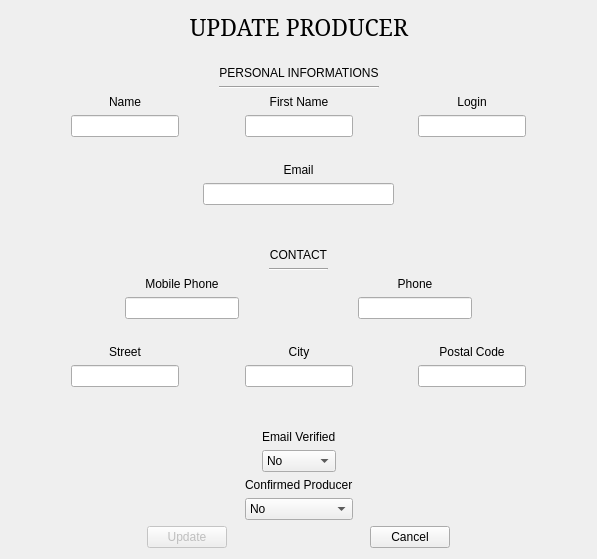
<?xml version="1.0" encoding="UTF-8"?>
<ui version="4.0">
 <class>DialogModifProducteur</class>
 <widget class="QDialog" name="DialogModifProducteur">
  <property name="geometry">
   <rect>
    <x>0</x>
    <y>0</y>
    <width>597</width>
    <height>559</height>
   </rect>
  </property>
  <property name="windowTitle">
   <string>Dialog</string>
  </property>
  <layout class="QVBoxLayout" name="verticalLayout_16">
   <item>
    <layout class="QHBoxLayout" name="horizontalLayout">
     <item>
      <spacer name="horizontalSpacer">
       <property name="orientation">
        <enum>Qt::Horizontal</enum>
       </property>
       <property name="sizeHint" stdset="0">
        <size>
         <width>40</width>
         <height>20</height>
        </size>
       </property>
      </spacer>
     </item>
     <item>
      <widget class="QLabel" name="label">
       <property name="font">
        <font>
         <family>Serif</family>
         <pointsize>17</pointsize>
        </font>
       </property>
       <property name="text">
        <string>UPDATE PRODUCER</string>
       </property>
       <property name="alignment">
        <set>Qt::AlignCenter</set>
       </property>
      </widget>
     </item>
     <item>
      <spacer name="horizontalSpacer_2">
       <property name="orientation">
        <enum>Qt::Horizontal</enum>
       </property>
       <property name="sizeHint" stdset="0">
        <size>
         <width>40</width>
         <height>20</height>
        </size>
       </property>
      </spacer>
     </item>
    </layout>
   </item>
   <item>
    <spacer name="verticalSpacer_2">
     <property name="orientation">
      <enum>Qt::Vertical</enum>
     </property>
     <property name="sizeHint" stdset="0">
      <size>
       <width>20</width>
       <height>13</height>
      </size>
     </property>
    </spacer>
   </item>
   <item>
    <layout class="QHBoxLayout" name="horizontalLayout_2">
     <item>
      <spacer name="horizontalSpacer_23">
       <property name="orientation">
        <enum>Qt::Horizontal</enum>
       </property>
       <property name="sizeHint" stdset="0">
        <size>
         <width>40</width>
         <height>20</height>
        </size>
       </property>
      </spacer>
     </item>
     <item>
      <layout class="QVBoxLayout" name="verticalLayout_13">
       <item>
        <widget class="QLabel" name="label_16">
         <property name="text">
          <string>PERSONAL INFORMATIONS</string>
         </property>
         <property name="alignment">
          <set>Qt::AlignCenter</set>
         </property>
        </widget>
       </item>
       <item>
        <widget class="Line" name="line_2">
         <property name="orientation">
          <enum>Qt::Horizontal</enum>
         </property>
        </widget>
       </item>
      </layout>
     </item>
     <item>
      <spacer name="horizontalSpacer_22">
       <property name="orientation">
        <enum>Qt::Horizontal</enum>
       </property>
       <property name="sizeHint" stdset="0">
        <size>
         <width>40</width>
         <height>20</height>
        </size>
       </property>
      </spacer>
     </item>
    </layout>
   </item>
   <item>
    <layout class="QHBoxLayout" name="horizontalLayout_3">
     <property name="topMargin">
      <number>0</number>
     </property>
     <item>
      <spacer name="horizontalSpacer_12">
       <property name="orientation">
        <enum>Qt::Horizontal</enum>
       </property>
       <property name="sizeHint" stdset="0">
        <size>
         <width>40</width>
         <height>20</height>
        </size>
       </property>
      </spacer>
     </item>
     <item>
      <layout class="QVBoxLayout" name="verticalLayout">
       <item>
        <widget class="QLabel" name="label_2">
         <property name="text">
          <string>Name</string>
         </property>
         <property name="alignment">
          <set>Qt::AlignCenter</set>
         </property>
        </widget>
       </item>
       <item>
        <widget class="QLineEdit" name="lineEditNom">
         <property name="maxLength">
          <number>50</number>
         </property>
        </widget>
       </item>
       <item>
        <widget class="QLabel" name="labelErrLongNom">
         <property name="text">
          <string/>
         </property>
        </widget>
       </item>
      </layout>
     </item>
     <item>
      <spacer name="horizontalSpacer_3">
       <property name="orientation">
        <enum>Qt::Horizontal</enum>
       </property>
       <property name="sizeHint" stdset="0">
        <size>
         <width>40</width>
         <height>20</height>
        </size>
       </property>
      </spacer>
     </item>
     <item>
      <layout class="QVBoxLayout" name="verticalLayout_2">
       <item>
        <widget class="QLabel" name="label_3">
         <property name="text">
          <string>First Name</string>
         </property>
         <property name="alignment">
          <set>Qt::AlignCenter</set>
         </property>
        </widget>
       </item>
       <item>
        <widget class="QLineEdit" name="lineEditPrenom">
         <property name="maxLength">
          <number>50</number>
         </property>
        </widget>
       </item>
       <item>
        <widget class="QLabel" name="labelErrLongPrenom">
         <property name="text">
          <string/>
         </property>
        </widget>
       </item>
      </layout>
     </item>
     <item>
      <spacer name="horizontalSpacer_4">
       <property name="orientation">
        <enum>Qt::Horizontal</enum>
       </property>
       <property name="sizeHint" stdset="0">
        <size>
         <width>40</width>
         <height>20</height>
        </size>
       </property>
      </spacer>
     </item>
     <item>
      <layout class="QVBoxLayout" name="verticalLayout_3">
       <item>
        <widget class="QLabel" name="label_4">
         <property name="text">
          <string>Login</string>
         </property>
         <property name="alignment">
          <set>Qt::AlignCenter</set>
         </property>
        </widget>
       </item>
       <item>
        <widget class="QLineEdit" name="lineEditLogin">
         <property name="maxLength">
          <number>50</number>
         </property>
        </widget>
       </item>
       <item>
        <widget class="QLabel" name="labelErrLongLogin">
         <property name="text">
          <string/>
         </property>
        </widget>
       </item>
      </layout>
     </item>
     <item>
      <spacer name="horizontalSpacer_19">
       <property name="orientation">
        <enum>Qt::Horizontal</enum>
       </property>
       <property name="sizeHint" stdset="0">
        <size>
         <width>40</width>
         <height>20</height>
        </size>
       </property>
      </spacer>
     </item>
    </layout>
   </item>
   <item>
    <layout class="QHBoxLayout" name="horizontalLayout_4">
     <property name="topMargin">
      <number>0</number>
     </property>
     <item>
      <spacer name="horizontalSpacer_11">
       <property name="orientation">
        <enum>Qt::Horizontal</enum>
       </property>
       <property name="sizeHint" stdset="0">
        <size>
         <width>40</width>
         <height>20</height>
        </size>
       </property>
      </spacer>
     </item>
     <item>
      <layout class="QVBoxLayout" name="verticalLayout_4">
       <item>
        <widget class="QLabel" name="label_5">
         <property name="text">
          <string>Email</string>
         </property>
         <property name="alignment">
          <set>Qt::AlignCenter</set>
         </property>
        </widget>
       </item>
       <item>
        <widget class="QLineEdit" name="lineEditEmail">
         <property name="maxLength">
          <number>100</number>
         </property>
        </widget>
       </item>
       <item>
        <widget class="QLabel" name="labelErrLongEmail">
         <property name="text">
          <string/>
         </property>
        </widget>
       </item>
      </layout>
     </item>
     <item>
      <spacer name="horizontalSpacer_18">
       <property name="orientation">
        <enum>Qt::Horizontal</enum>
       </property>
       <property name="sizeHint" stdset="0">
        <size>
         <width>40</width>
         <height>20</height>
        </size>
       </property>
      </spacer>
     </item>
    </layout>
   </item>
   <item>
    <spacer name="verticalSpacer">
     <property name="orientation">
      <enum>Qt::Vertical</enum>
     </property>
     <property name="sizeHint" stdset="0">
      <size>
       <width>20</width>
       <height>13</height>
      </size>
     </property>
    </spacer>
   </item>
   <item>
    <layout class="QHBoxLayout" name="horizontalLayout_6">
     <item>
      <spacer name="horizontalSpacer_21">
       <property name="orientation">
        <enum>Qt::Horizontal</enum>
       </property>
       <property name="sizeHint" stdset="0">
        <size>
         <width>40</width>
         <height>20</height>
        </size>
       </property>
      </spacer>
     </item>
     <item>
      <layout class="QVBoxLayout" name="verticalLayout_14">
       <item>
        <widget class="QLabel" name="label_14">
         <property name="text">
          <string>CONTACT</string>
         </property>
         <property name="alignment">
          <set>Qt::AlignCenter</set>
         </property>
        </widget>
       </item>
       <item>
        <widget class="Line" name="line">
         <property name="orientation">
          <enum>Qt::Horizontal</enum>
         </property>
        </widget>
       </item>
      </layout>
     </item>
     <item>
      <spacer name="horizontalSpacer_20">
       <property name="orientation">
        <enum>Qt::Horizontal</enum>
       </property>
       <property name="sizeHint" stdset="0">
        <size>
         <width>40</width>
         <height>20</height>
        </size>
       </property>
      </spacer>
     </item>
    </layout>
   </item>
   <item>
    <layout class="QHBoxLayout" name="horizontalLayout_7">
     <item>
      <spacer name="horizontalSpacer_10">
       <property name="orientation">
        <enum>Qt::Horizontal</enum>
       </property>
       <property name="sizeHint" stdset="0">
        <size>
         <width>40</width>
         <height>20</height>
        </size>
       </property>
      </spacer>
     </item>
     <item>
      <layout class="QVBoxLayout" name="verticalLayout_7">
       <item>
        <widget class="QLabel" name="label_8">
         <property name="text">
          <string>Mobile Phone</string>
         </property>
         <property name="alignment">
          <set>Qt::AlignCenter</set>
         </property>
        </widget>
       </item>
       <item>
        <widget class="QLineEdit" name="lineEditTelPort">
         <property name="inputMethodHints">
          <set>Qt::ImhDigitsOnly</set>
         </property>
         <property name="maxLength">
          <number>12</number>
         </property>
        </widget>
       </item>
       <item>
        <widget class="QLabel" name="labelErrLongTelPort">
         <property name="text">
          <string/>
         </property>
        </widget>
       </item>
      </layout>
     </item>
     <item>
      <spacer name="horizontalSpacer_6">
       <property name="orientation">
        <enum>Qt::Horizontal</enum>
       </property>
       <property name="sizeHint" stdset="0">
        <size>
         <width>40</width>
         <height>20</height>
        </size>
       </property>
      </spacer>
     </item>
     <item>
      <layout class="QVBoxLayout" name="verticalLayout_6">
       <property name="topMargin">
        <number>0</number>
       </property>
       <item>
        <widget class="QLabel" name="label_7">
         <property name="text">
          <string>Phone</string>
         </property>
         <property name="alignment">
          <set>Qt::AlignCenter</set>
         </property>
        </widget>
       </item>
       <item>
        <widget class="QLineEdit" name="lineEditTelFix">
         <property name="inputMethodHints">
          <set>Qt::ImhDigitsOnly</set>
         </property>
         <property name="maxLength">
          <number>12</number>
         </property>
        </widget>
       </item>
       <item>
        <widget class="QLabel" name="labelErrLongTelFix">
         <property name="text">
          <string/>
         </property>
        </widget>
       </item>
      </layout>
     </item>
     <item>
      <spacer name="horizontalSpacer_17">
       <property name="orientation">
        <enum>Qt::Horizontal</enum>
       </property>
       <property name="sizeHint" stdset="0">
        <size>
         <width>40</width>
         <height>20</height>
        </size>
       </property>
      </spacer>
     </item>
    </layout>
   </item>
   <item>
    <layout class="QHBoxLayout" name="horizontalLayout_8">
     <property name="topMargin">
      <number>0</number>
     </property>
     <item>
      <spacer name="horizontalSpacer_9">
       <property name="orientation">
        <enum>Qt::Horizontal</enum>
       </property>
       <property name="sizeHint" stdset="0">
        <size>
         <width>40</width>
         <height>20</height>
        </size>
       </property>
      </spacer>
     </item>
     <item>
      <layout class="QVBoxLayout" name="verticalLayout_8">
       <item>
        <widget class="QLabel" name="label_9">
         <property name="text">
          <string>Street</string>
         </property>
         <property name="alignment">
          <set>Qt::AlignCenter</set>
         </property>
        </widget>
       </item>
       <item>
        <widget class="QLineEdit" name="lineEditAdresse">
         <property name="maxLength">
          <number>50</number>
         </property>
        </widget>
       </item>
       <item>
        <widget class="QLabel" name="labelErrLongAdresse">
         <property name="text">
          <string/>
         </property>
        </widget>
       </item>
      </layout>
     </item>
     <item>
      <spacer name="horizontalSpacer_7">
       <property name="orientation">
        <enum>Qt::Horizontal</enum>
       </property>
       <property name="sizeHint" stdset="0">
        <size>
         <width>40</width>
         <height>20</height>
        </size>
       </property>
      </spacer>
     </item>
     <item>
      <layout class="QVBoxLayout" name="verticalLayout_10">
       <item>
        <widget class="QLabel" name="label_11">
         <property name="text">
          <string>City</string>
         </property>
         <property name="alignment">
          <set>Qt::AlignCenter</set>
         </property>
        </widget>
       </item>
       <item>
        <widget class="QLineEdit" name="lineEditVille">
         <property name="maxLength">
          <number>50</number>
         </property>
        </widget>
       </item>
       <item>
        <widget class="QLabel" name="labelErrLongVille">
         <property name="text">
          <string/>
         </property>
        </widget>
       </item>
      </layout>
     </item>
     <item>
      <spacer name="horizontalSpacer_8">
       <property name="orientation">
        <enum>Qt::Horizontal</enum>
       </property>
       <property name="sizeHint" stdset="0">
        <size>
         <width>40</width>
         <height>20</height>
        </size>
       </property>
      </spacer>
     </item>
     <item>
      <layout class="QVBoxLayout" name="verticalLayout_9">
       <item>
        <widget class="QLabel" name="label_10">
         <property name="text">
          <string>Postal Code</string>
         </property>
         <property name="alignment">
          <set>Qt::AlignCenter</set>
         </property>
        </widget>
       </item>
       <item>
        <widget class="QLineEdit" name="lineEditCP">
         <property name="inputMethodHints">
          <set>Qt::ImhDigitsOnly</set>
         </property>
         <property name="maxLength">
          <number>5</number>
         </property>
        </widget>
       </item>
       <item>
        <widget class="QLabel" name="labelErrLongCP">
         <property name="text">
          <string/>
         </property>
        </widget>
       </item>
      </layout>
     </item>
     <item>
      <spacer name="horizontalSpacer_16">
       <property name="orientation">
        <enum>Qt::Horizontal</enum>
       </property>
       <property name="sizeHint" stdset="0">
        <size>
         <width>40</width>
         <height>20</height>
        </size>
       </property>
      </spacer>
     </item>
    </layout>
   </item>
   <item>
    <spacer name="verticalSpacer_3">
     <property name="orientation">
      <enum>Qt::Vertical</enum>
     </property>
     <property name="sizeHint" stdset="0">
      <size>
       <width>20</width>
       <height>14</height>
      </size>
     </property>
    </spacer>
   </item>
   <item>
    <layout class="QHBoxLayout" name="horizontalLayout_5">
     <item>
      <spacer name="horizontalSpacer_5">
       <property name="orientation">
        <enum>Qt::Horizontal</enum>
       </property>
       <property name="sizeHint" stdset="0">
        <size>
         <width>40</width>
         <height>20</height>
        </size>
       </property>
      </spacer>
     </item>
     <item>
      <layout class="QVBoxLayout" name="verticalLayout_5">
       <item>
        <widget class="QLabel" name="label_6">
         <property name="text">
          <string>Email Verified</string>
         </property>
        </widget>
       </item>
       <item>
        <widget class="QComboBox" name="comboBoxEmailVerif">
         <item>
          <property name="text">
           <string>No</string>
          </property>
         </item>
         <item>
          <property name="text">
           <string>Yes</string>
          </property>
         </item>
        </widget>
       </item>
      </layout>
     </item>
     <item>
      <spacer name="horizontalSpacer_13">
       <property name="orientation">
        <enum>Qt::Horizontal</enum>
       </property>
       <property name="sizeHint" stdset="0">
        <size>
         <width>40</width>
         <height>20</height>
        </size>
       </property>
      </spacer>
     </item>
    </layout>
   </item>
   <item>
    <layout class="QHBoxLayout" name="horizontalLayout_9">
     <item>
      <spacer name="horizontalSpacer_14">
       <property name="orientation">
        <enum>Qt::Horizontal</enum>
       </property>
       <property name="sizeHint" stdset="0">
        <size>
         <width>40</width>
         <height>20</height>
        </size>
       </property>
      </spacer>
     </item>
     <item>
      <layout class="QVBoxLayout" name="verticalLayout_11">
       <item>
        <widget class="QLabel" name="label_12">
         <property name="text">
          <string>Confirmed Producer</string>
         </property>
        </widget>
       </item>
       <item>
        <widget class="QComboBox" name="comboBoxProdVerif">
         <item>
          <property name="text">
           <string>No</string>
          </property>
         </item>
         <item>
          <property name="text">
           <string>Yes</string>
          </property>
         </item>
        </widget>
       </item>
      </layout>
     </item>
     <item>
      <spacer name="horizontalSpacer_15">
       <property name="orientation">
        <enum>Qt::Horizontal</enum>
       </property>
       <property name="sizeHint" stdset="0">
        <size>
         <width>40</width>
         <height>20</height>
        </size>
       </property>
      </spacer>
     </item>
    </layout>
   </item>
   <item>
    <layout class="QHBoxLayout" name="horizontalLayout_10">
     <property name="topMargin">
      <number>0</number>
     </property>
     <item>
      <spacer name="horizontalSpacer_25">
       <property name="orientation">
        <enum>Qt::Horizontal</enum>
       </property>
       <property name="sizeHint" stdset="0">
        <size>
         <width>40</width>
         <height>20</height>
        </size>
       </property>
      </spacer>
     </item>
     <item>
      <widget class="QPushButton" name="pushButtonUpdate">
       <property name="enabled">
        <bool>false</bool>
       </property>
       <property name="text">
        <string>Update</string>
       </property>
      </widget>
     </item>
     <item>
      <spacer name="horizontalSpacer_24">
       <property name="orientation">
        <enum>Qt::Horizontal</enum>
       </property>
       <property name="sizeHint" stdset="0">
        <size>
         <width>40</width>
         <height>20</height>
        </size>
       </property>
      </spacer>
     </item>
     <item>
      <widget class="QPushButton" name="pushButtonCancel">
       <property name="text">
        <string>Cancel</string>
       </property>
      </widget>
     </item>
     <item>
      <spacer name="horizontalSpacer_26">
       <property name="orientation">
        <enum>Qt::Horizontal</enum>
       </property>
       <property name="sizeHint" stdset="0">
        <size>
         <width>40</width>
         <height>20</height>
        </size>
       </property>
      </spacer>
     </item>
    </layout>
   </item>
  </layout>
 </widget>
 <resources/>
 <connections/>
</ui>
